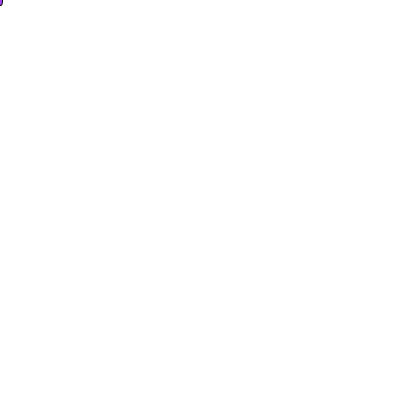
Frame 1 (no input)
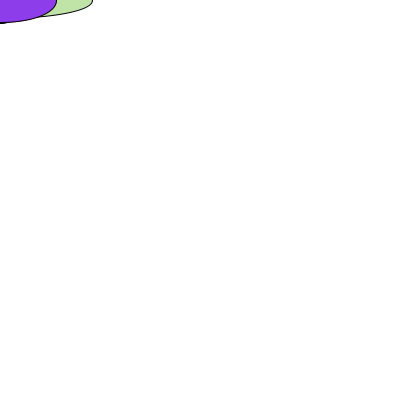
Frame 60 (the mouse pressed at the canvas centre just before this capture)
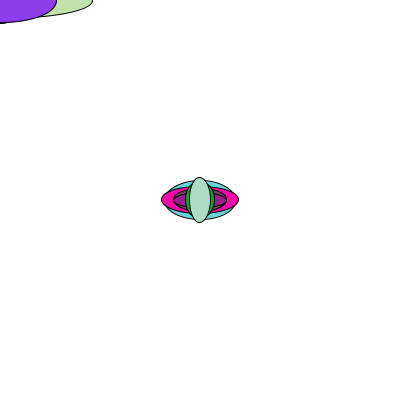
Frame 120 (the mouse held since frame 60 and released just before this capture)

The Processing sketch that drew these frames (run headless with seeded random() and noise(); from frame 60 on, the mouse is pressed at the canvas centre):

// Processing sketch: processing_160689
// ── processing_160689.pde

float r;
float g;
float b;
float diam;
float randfact;
int counter = 3;

void setup(){
  size(400,400);
  background(255);
  print("press the 1, 2 or 3 key to change the background color");
}

void draw(){
  
  r = random(255);
  g = random(255);
  b = random(255);
  diam = random(50);
  randfact = random(3);
  fill(r,g,b);
  if ( counter % 3 == 0){
    if(randfact == 1)
      ellipse(mouseX,mouseY,diam,diam);
    else if (randfact == 2)
       ellipse(mouseX,mouseY,diam*randfact,diam);
    else
       ellipse(mouseX,mouseY,diam/randfact,diam);
  }
  counter++;
}

void keyPressed(){
  if (key == '1')
    background(0);
  if (key == '2')
    background(255);
  if (key == '3'){
    r = random(255);
    g = random(255);
    b = random(255);
    background(r,g,b);
  }
    
}
